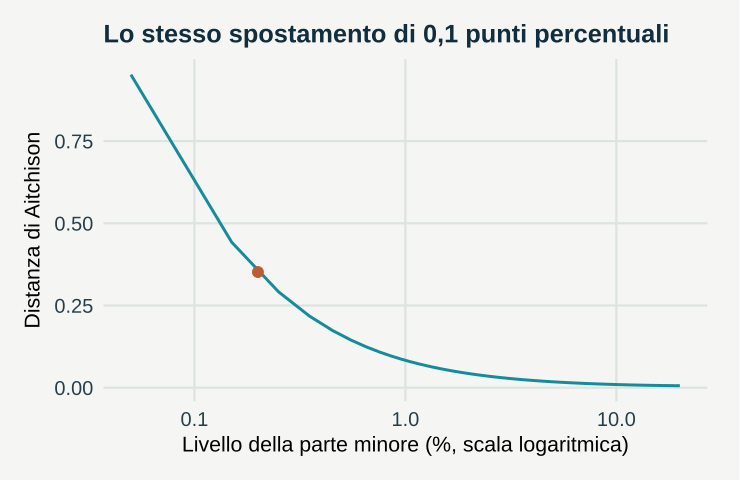

The R source for this figure:
# GeoStat Lab — funzioni comuni. R >= 4.3; ggplot2 >= 3.4; jsonlite.
suppressPackageStartupMessages(library(ggplot2))
col_geo <- c('#168B9C','#BC5B35','#7054A4','#A17B19','#227864','#64748B')
theme_set(theme_minimal(base_size=17, base_family='sans') + theme(
  plot.background=element_rect(fill='#F5F6F3',colour=NA),
  panel.background=element_rect(fill='#F5F6F3',colour=NA),
  panel.grid.minor=element_blank(),panel.grid.major=element_line(colour='#DCE3E2'),
  plot.title=element_text(size=19,face='bold',colour='#122D3B'),
  plot.subtitle=element_text(size=13,colour='#405560',margin=margin(b=12)),
  axis.text=element_text(size=15,colour='#273E4A'),axis.title=element_text(size=16),
  legend.position='bottom',legend.title=element_blank(),legend.text=element_text(size=14),
  strip.text=element_text(size=15,face='bold'),plot.margin=margin(18,24,18,18)))
metric <- function(...) data.frame(grandezza=names(c(...)),valore=as.character(c(...)),check.names=FALSE)
f <- function(x,d=3) {out<-formatC(x,digits=d,format='fg');out[!is.finite(x)]<-'Non definito';out}
line_plot <- function(d,x='x',y='y',title='',xl=x,yl=y,group=NULL) {
 p<-ggplot(d,aes(x=.data[[x]],y=.data[[y]]))
 if(is.null(group)) p<-p+geom_line(colour=col_geo[1],linewidth=1.05) else p<-p+aes(colour=.data[[group]],group=.data[[group]])+geom_line(linewidth=1)+scale_colour_manual(values=col_geo)
 p+labs(title=title,x=xl,y=yl)
}
point_plot <- function(d,x='x',y='y',title='',xl=x,yl=y,group=NULL) {
 p<-ggplot(d,aes(x=.data[[x]],y=.data[[y]]))
 if(is.null(group))p<-p+geom_point(colour=col_geo[1],size=2.5,alpha=.8) else p<-p+aes(colour=.data[[group]])+geom_point(size=2.7,alpha=.85)+scale_colour_manual(values=col_geo)
 p+labs(title=title,x=xl,y=yl)
}
hist_plot<-function(x,title='',xl='Valore',bins=20)ggplot(data.frame(x=x),aes(x))+geom_histogram(bins=bins,fill=col_geo[1],colour='#F5F6F3')+labs(title=title,x=xl,y='Frequenza')
bar_plot<-function(d,x='gruppo',y='valore',title='',yl='Valore')ggplot(d,aes(x=.data[[x]],y=.data[[y]],fill=.data[[x]]))+geom_col(width=.65)+scale_fill_manual(values=rep(col_geo,length.out=length(unique(d[[x]])) ))+guides(fill='none')+labs(title=title,x=NULL,y=yl)
map_plot<-function(d,z='z',title='',xl='Est [km]',yl='Nord [km]')ggplot(d,aes(x,y,fill=.data[[z]]))+geom_raster()+coord_equal()+scale_fill_gradientn(colours=c('#153F56','#298C9C','#B8CDB2','#F1D889','#AD542F'))+labs(title=title,x=xl,y=yl)
acf_data<-function(x,lag=20){a<-acf(x,lag.max=min(lag,length(x)-1),plot=FALSE);data.frame(x=as.vector(a$lag)[-1],y=as.vector(a$acf)[-1])}
# AR(1), distribuzione marginale stazionaria N(0, 1).
ar_series<-function(n,rho){x<-numeric(n);x[1]<-rnorm(1);for(i in 2:n)x[i]<-rho*x[i-1]+sqrt(1-rho^2)*rnorm(1);x}
# Distanze euclidee in unità metriche già dichiarate; nessuna conversione implicita di CRS.
dist_cross<-function(a,b)sqrt(outer(a[,1],b[,1],'-')^2+outer(a[,2],b[,2],'-')^2)
# Predittore IDW: i punti coincidenti ricevono esattamente il valore osservato.
idw<-function(xy,z,new,power=2){dd<-dist_cross(new,xy);apply(dd,1,function(d)if(any(d<1e-10))mean(z[d<1e-10])else weighted.mean(z,d^(-power)))}
# CART didattico binario: divisioni assiali che minimizzano l'impurità di Gini.
cart_fit<-function(x,y,depth=2,minleaf=4){
 node<-list(p=mean(y),n=length(y));if(depth<1||length(unique(y))<2||length(y)<2*minleaf)return(node)
 best<-Inf
 for(j in seq_len(ncol(x))){v<-sort(unique(x[,j])); if(length(v)<2)next
  for(cut in (head(v,-1)+tail(v,-1))/2){left<-x[,j]<=cut;nl<-sum(left);nr<-sum(!left);if(min(nl,nr)<minleaf)next
   score<-nl*mean(y[left])*(1-mean(y[left]))+nr*mean(y[!left])*(1-mean(y[!left]))
   if(score<best){best<-score;node$j<-j;node$cut<-cut;split<-left}
  }
 }
 if(is.finite(best)){node$left<-cart_fit(x[split,,drop=FALSE],y[split],depth-1,minleaf);node$right<-cart_fit(x[!split,,drop=FALSE],y[!split],depth-1,minleaf)};node
}
cart_predict<-function(tree,x)apply(x,1,function(row){t<-tree;while(!is.null(t$j))t<-if(row[t$j]<=t$cut)t$left else t$right;t$p})
p <- list(L = 0.2, seed = 17)
set.seed(p$seed)
clr <- function(x) log(x) - mean(log(x))

ait <- function(L) {
    a <- c(L, 25, 25, 50 - L)
    b <- a + c(0.1, 0, 0, -0.1)
    sqrt(sum((clr(a) - clr(b))^2))
}

griglia <- seq(0.05, 20, length.out = 200)

data <- data.frame(x = griglia, y = sapply(griglia, ait))

plots <- list(line_plot(data, title = "Lo stesso spostamento di 0,1 punti percentuali", xl = "Livello della parte minore (%, scala logaritmica)", 
    yl = "Distanza di Aitchison") + scale_x_log10() + geom_point(data = data.frame(x = p$L, y = ait(p$L)), 
    colour = col_geo[2], size = 3.5))

metrics <- metric(`Distanza euclidea` = f(sqrt(0.02)), `Distanza di Aitchison` = f(ait(p$L)), `Rapporto Aitchison/euclidea` = f(ait(p$L)/sqrt(0.02)))
print(metrics,row.names=FALSE)
ggplot2::ggsave('m17-distanze-A.svg',plots[[1]],device=svglite::svglite,width=7.7,height=5.0,bg='#F8F6F1')
